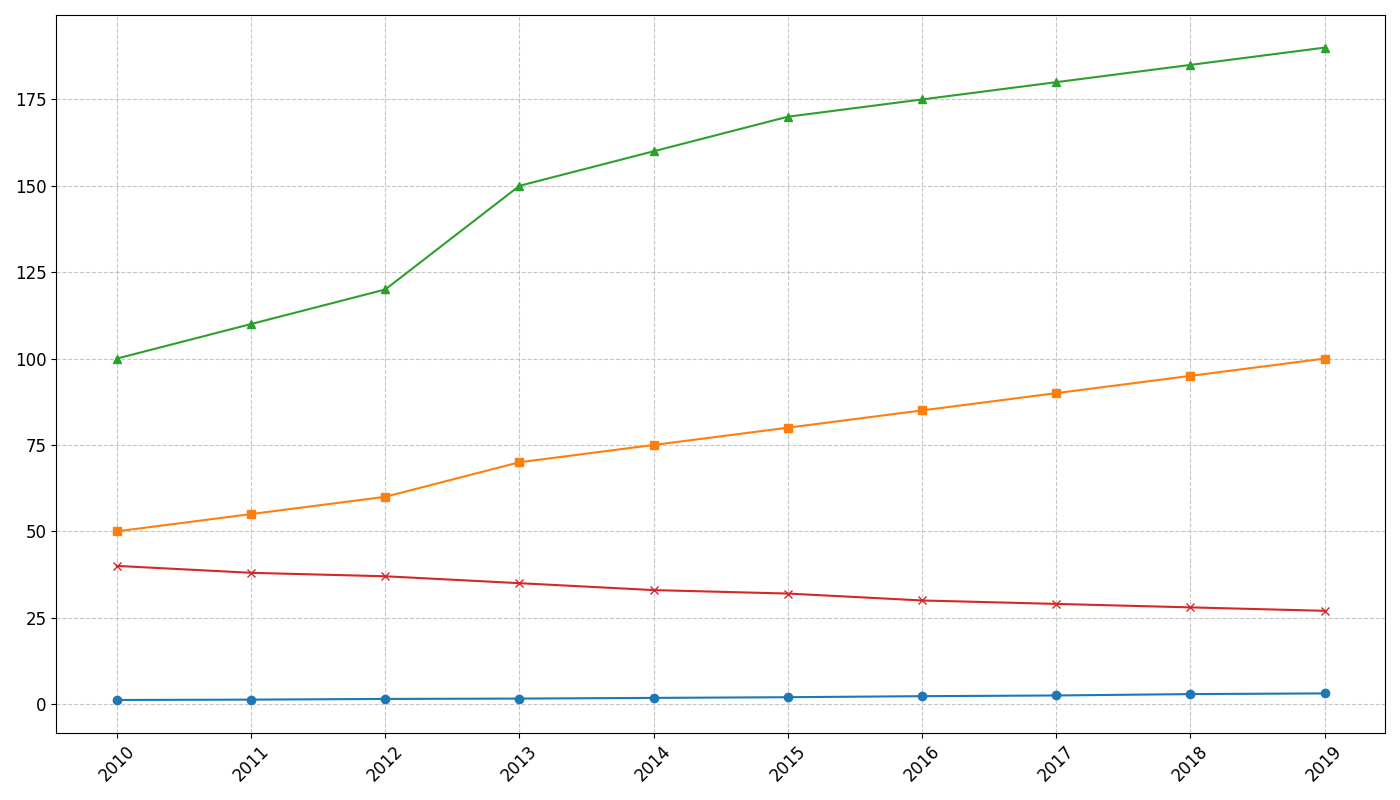

Write Python code to recreate this figure.
import matplotlib.pyplot as plt
import numpy as np

years = np.arange(2010, 2020)

residential_population = [1.2, 1.3, 1.5, 1.6, 1.8, 2.0, 2.3, 2.5, 2.9, 3.1]
green_space = [50, 55, 60, 70, 75, 80, 85, 90, 95, 100]  # in square kilometers
public_transport_usage = [100, 110, 120, 150, 160, 170, 175, 180, 185, 190]  # in millions of rides/year
average_commute_time = [40, 38, 37, 35, 33, 32, 30, 29, 28, 27]  # in minutes

fig, ax = plt.subplots(figsize=(14, 8))

ax.plot(years, residential_population, marker='o')
ax.plot(years, green_space, marker='s')
ax.plot(years, public_transport_usage, marker='^')
ax.plot(years, average_commute_time, marker='x')

plt.xticks(years, fontsize=12, rotation=45)
plt.yticks(fontsize=12)
plt.grid(True, linestyle='--', alpha=0.7)
plt.tight_layout()
plt.show()
